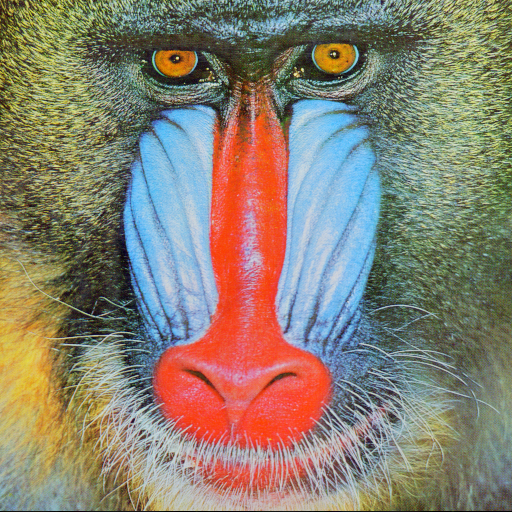
#> input picture baboon.png, 512 x 512 px
$ jupyter execute --allow-errors heatmaps-image_segmentation.ipynb
#> lines starting #> are read from the running program, lines starting #| are printed output that depends on the picture; after the words box and inside, x2 and y2 are one past the last pixel; in counts of white or black regions, pixels touching at a corner belong together
[cell 1]
import cv2
import numpy as np
import matplotlib.pyplot as plt

[cell 2]
def plot_image(image_1,image_2,title_1='Original Image',title_2='New image'):
    plt.figure(figsize=(10,10))
    plt.subplot(1,2,1)
    plt.imshow(image_1,cmap='gray')
    plt.title(title_1)
    plt.subplot(1,2,2)
    plt.imshow(image_2,cmap='gray')
    plt.title(title_2)
    plt.show()

[cell 3]
def plot_hist(old_image,new_image,title_old='Original image',title_new='New image'):
    intensity_val=np.array([x for x in range(256)])
    plt.subplot(1,2,1)
    plt.bar(intensity_val,cv2.calcHist([old_image],[0],None,[256],[0,256])[:,0],width=5)
    plt.title(title_old)
    plt.xlabel('Intensity')
    plt.subplot(1,2,2)
    plt.bar(intensity_val,cv2.calcHist([new_image],[0],None,[256],[0,256])[:,0],width=5)
    plt.title(title_new)
    plt.xlabel('Intensity')
    plt.show()

[cell 4]
toy_image = np.array([[0,2,2],[1,1,1],[1,1,2]],dtype=np.uint8)
plt.imshow(toy_image,cmap="gray")
plt.show()
print("Toy_image\n",toy_image)

[cell 5]
plt.bar([x for x in range(6)],[1,5,2,0,0,0])
plt.show()
#> figure, not shown here; tallest bar 5 high, from x = 0.6 to 1.4

[cell 6]
plt.bar([x for x in range(6)],[0,1,0,5,0,2])
plt.show()
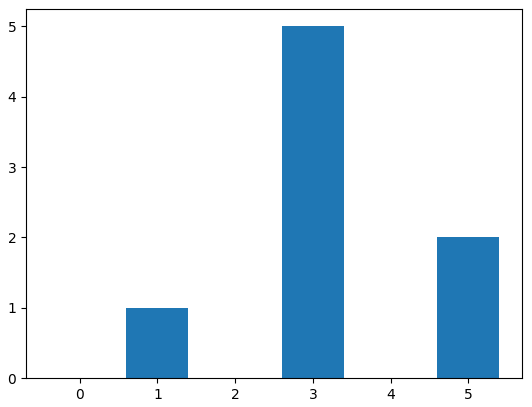
#> figure drawn by matplotlib, 1 panel; tallest bar 5 high, from x = 2.6 to 3.4

[cell 7]
gold_hill=cv2.imread('goldhill',cv2.IMREAD_GRAYSCALE)
plt.figure(figsize=(10,10))
#> (the rest of this cell did not finish here and is left out)

[cell 8]
hist=cv2.calcHist([gold_hill],[0],None,[256],[0,256])
#> hist = 256 values from 0 to 0

[cell 9]
hist
#> Out = 256 values from 0 to 0

[cell 10]
hist.shape
#> Out = (256, 1)

[cell 11]
intensity_values=np.array([x for x in range(256)])
plt.bar(intensity_values,hist[:,0],width=5)
plt.title("Bar histogram")
plt.show()

#> (a cell that did not finish here is left out)

[cell 13]
plt.plot(intensity_values,hist)
plt.title("histogram")
plt.show()

#> (a cell that did not finish here is left out)

[cell 15]
baboon=cv2.imread('baboon.png')
#> baboon is the input picture: shape (512, 512, 3); mean B, G, R 113.1, 128.9, 137.4

[cell 16]
color=('blue','green','red')
for i,col in enumerate(color):
    histr=cv2.calcHist([baboon],[i],None,[256],[0,256])
    plt.plot(intensity_values,histr,color=col,label=col+" channel")
    plt.xlim([0,256])

plt.legend()
plt.title("Histogram Channel")
plt.show()
#> figure, not shown here; curve peaks at x = 63, y = 2081; curve peaks at x = 192, y = 2644; curve peaks at x = 112, y = 1845

[cell 17]
neg_toy_image=-1*toy_image +255
print("toy image\n", neg_toy_image)
print("image negatives\n", neg_toy_image)

[cell 18]
plt.figure(figsize=(10,10))
plt.subplot(1, 2, 1)
plt.imshow(toy_image,cmap="gray")
plt.subplot(1, 2, 2)
plt.imshow(neg_toy_image,cmap="gray")
plt.show()
print("toy_image:",toy_image)

[cell 19]
mammogram=cv2.imread("mammogram.png",cv2.IMREAD_GRAYSCALE)
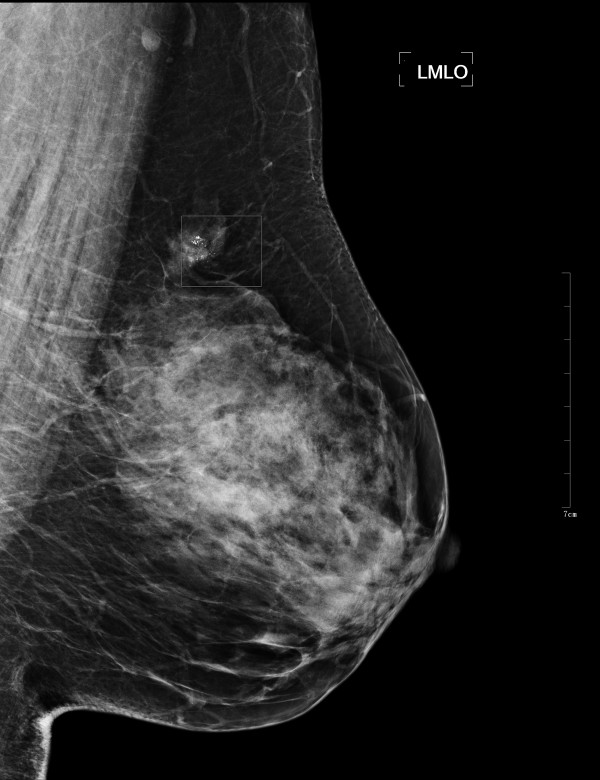
#> input picture mammogram.png, 600 x 780 px
#> mammogram is the input picture: shape (780, 600); min 0, max 255, mean 42.2
cv2.rectangle(mammogram,pt1=(160, 212), pt2=(250, 289), color = (255), thickness=2)
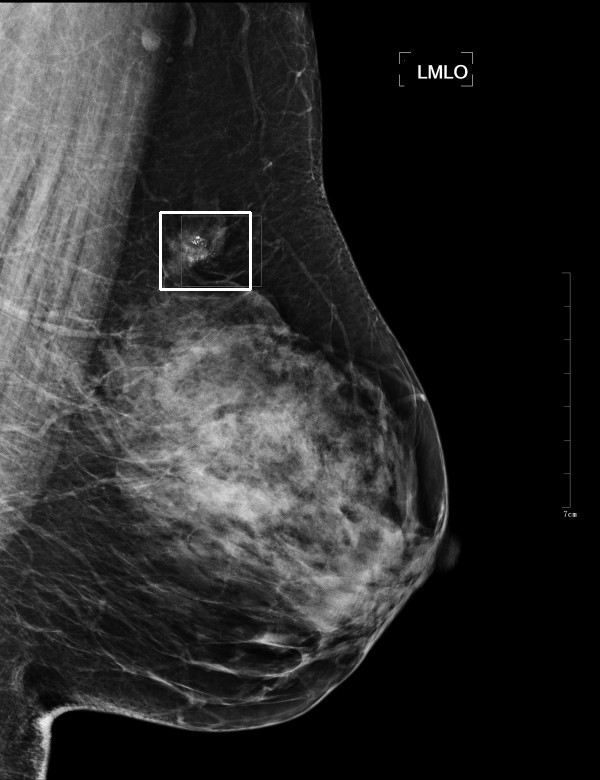
#> mammogram: shape (780, 600); 0.21% of pixels changed, all inside (x1, y1, x2, y2) = (159, 211, 252, 291)
plt.figure(figsize=(10,10))
plt.imshow(mammogram,cmap="gray")
plt.show()

[cell 20]
mammogram_neg=-1*mammogram + 255
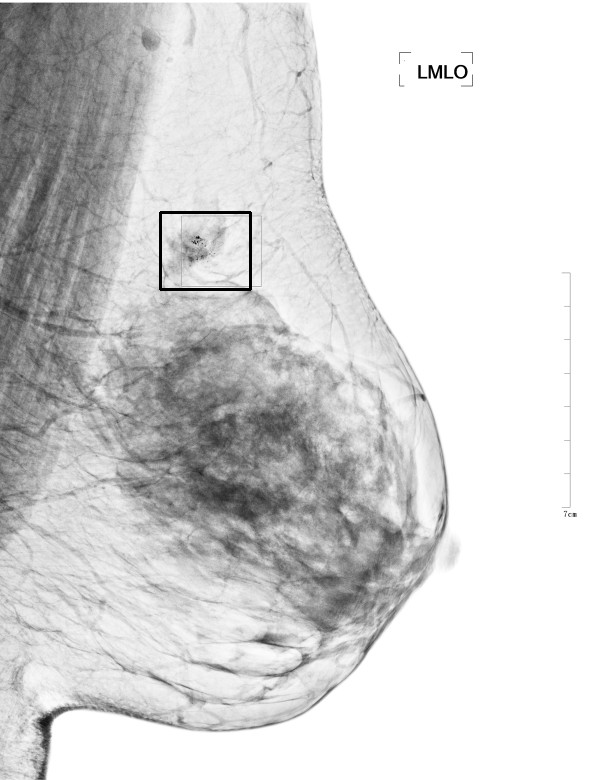
#> mammogram_neg: shape (780, 600) int16; min 0, max 255, mean 212.3

[cell 21]
plt.figure(figsize=(10,10))
plt.imshow(mammogram_neg,cmap="gray")
plt.show()

[cell 22]
alpha=2
beta=50
new_image=cv2.convertScaleAbs(gold_hill,alpha=alpha,beta=beta)

[cell 23]
plt.figure(figsize=(20,20))
#> (the rest of this cell did not finish here and is left out)


[cell 24]
plt.figure(figsize=(10,5))
alpha=2
beta=0
new_image=cv2.convertScaleAbs(gold_hill,alpha=alpha,beta=beta)

[cell 25]
plt.figure(figsize=(20,20))
#> (the rest of this cell did not finish here and is left out)


[cell 26]
plt.figure(figsize=(10,5))
alpha=3
beta=-200
new_image=cv2.convertScaleAbs(gold_hill,alpha=alpha,beta=beta)
plt.figure(figsize=(20,20))
#> (the rest of this cell did not finish here and is left out)


[cell 27]
zelda=cv2.imread("zelda.png",cv2.IMREAD_GRAYSCALE)
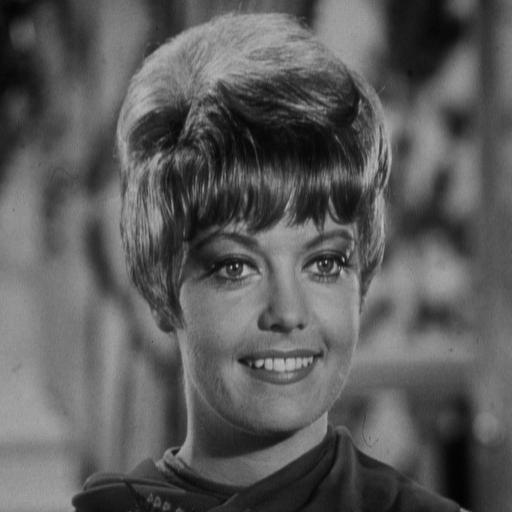
#> input picture zelda.png, 512 x 512 px
#> zelda is the input picture: shape (512, 512); min 0, max 187, mean 91.2
new=cv2.equalizeHist(zelda)
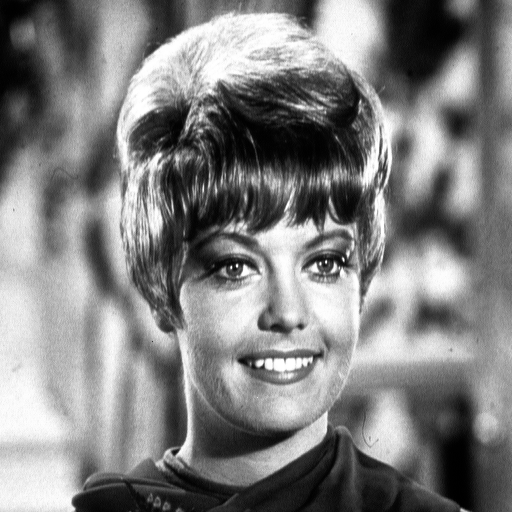
#> new: shape (512, 512); min 0, max 255, mean 128.4

[cell 28]
plot_image(zelda,new)

[cell 29]
plt.figure(figsize=(10,5))
plot_hist(zelda,new)
#> in plot_hist, `plt.show()`:
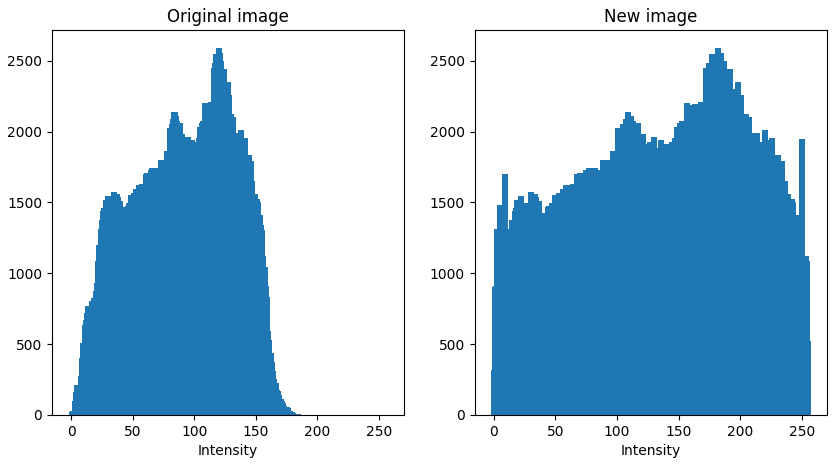
#> figure drawn by matplotlib, 2 panels; panel 1: tallest bar 2588 high, from x = 117.5 to 122.5; panel 2: tallest bar 2588 high, from x = 179.5 to 184.5

[cell 30]
def thresholding(input_img,threshold,max_value=255,min_value=0):
    N,M=input_img.shape
    image_out=np.zeros((N,M),dtype=np.uint8)

    for i in range(N):
        for j in range(N):
            if(input_img[i,j]>threshold):
                image_out[i,j]=max_value
            else:
                image_out[i,j]=min_value

    return image_out

[cell 31]
cameraman=cv2.imread('camerman.jfif',cv2.IMREAD_GRAYSCALE)
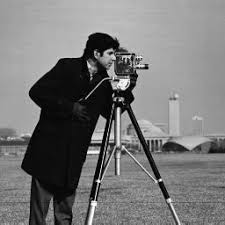
#> input picture camerman.jfif, 225 x 225 px
#> cameraman is the input picture: shape (225, 225); min 0, max 255, mean 118.9
plt.figure(figsize=(10,10))
plt.imshow(cameraman,cmap="gray")
plt.show()

[cell 32]
hist = cv2.calcHist([cameraman], [0], None, [256], [0, 256])
#> hist = 256 values, max 1532 at index 13, min 1 at index 249, mean 197.8
plt.bar(intensity_values, hist[:, 0], width=5)
plt.title("Bar histogram")
plt.show()
#> figure, not shown here; tallest bar 1532 high, from x = 10.5 to 15.5

[cell 33]
threshold=87
max_value=255
min_value=0
new_image=thresholding(cameraman,threshold=threshold,max_value=max_value,min_value=min_value)
#> after the loop in thresholding, `for i in range(N):`:
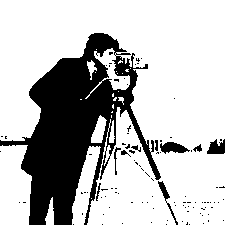
#> image_out: shape (225, 225); 73.9% white; 101 black regions (91 under 20 px), largest, box (x1, y1, x2, y2) and area: (0, 33, 161, 225) 12208, (160, 142, 190, 154) 223, (207, 139, 225, 154) 192

[cell 34]
plot_image(cameraman,new_image)

[cell 35]
ret,new_image=cv2.threshold(cameraman,threshold,max_value,cv2.THRESH_BINARY)
#> ret = 87
plot_image(cameraman,new_image)
plot_hist(cameraman,new_image)
#> call 2 of plot_hist, with title_old = 'Original image', title_new = 'New image'
#> in plot_hist (call 2), `plt.show()`:
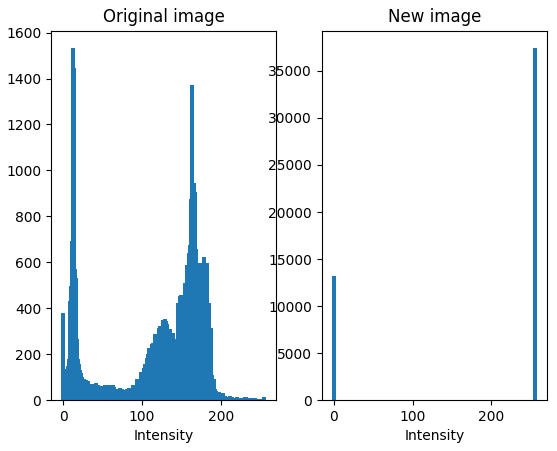
#> figure drawn by matplotlib, 2 panels; panel 1: tallest bar 1532 high, from x = 10.5 to 15.5; panel 2: tallest bar 37413 high, from x = 252.5 to 257.5

[cell 36]
ret, otsu = cv2.threshold(cameraman,0,255,cv2.THRESH_OTSU)
#> otsu: shape (225, 225); 73.8% white; 102 black regions (92 under 20 px), largest, box (x1, y1, x2, y2) and area: (0, 33, 161, 225) 12222, (156, 140, 190, 154) 236, (207, 139, 225, 154) 195
#> ret = 88
plot_image(cameraman,otsu,"Orignal","Otsu")
plot_hist(cameraman, otsu,"Orignal"," Otsu's method")

[cell 37]
ret
#> Out = 88
